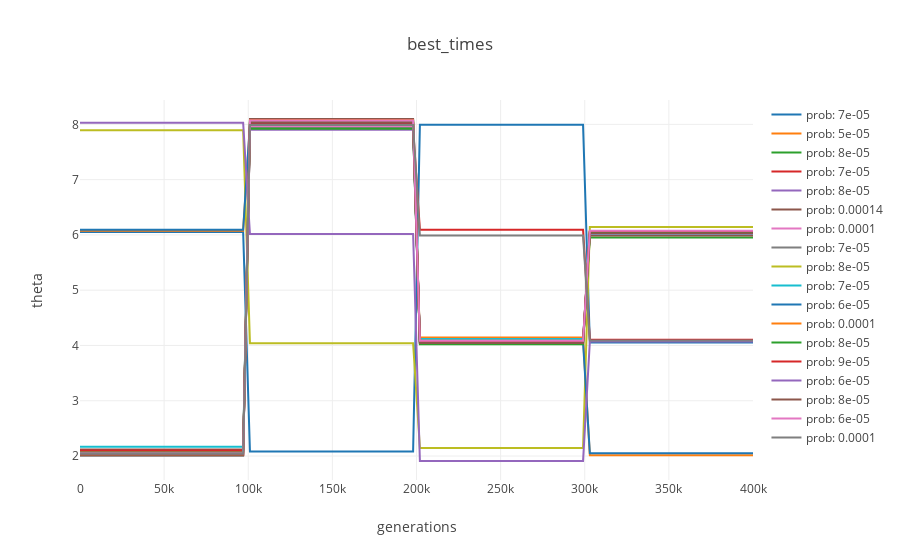

The notebook cell saved with this chart:
### Code cell
from structure_tools.Coalesce_plots_II import plot_thetatime

plot_thetatime(pca_record,max_time= max_time)
